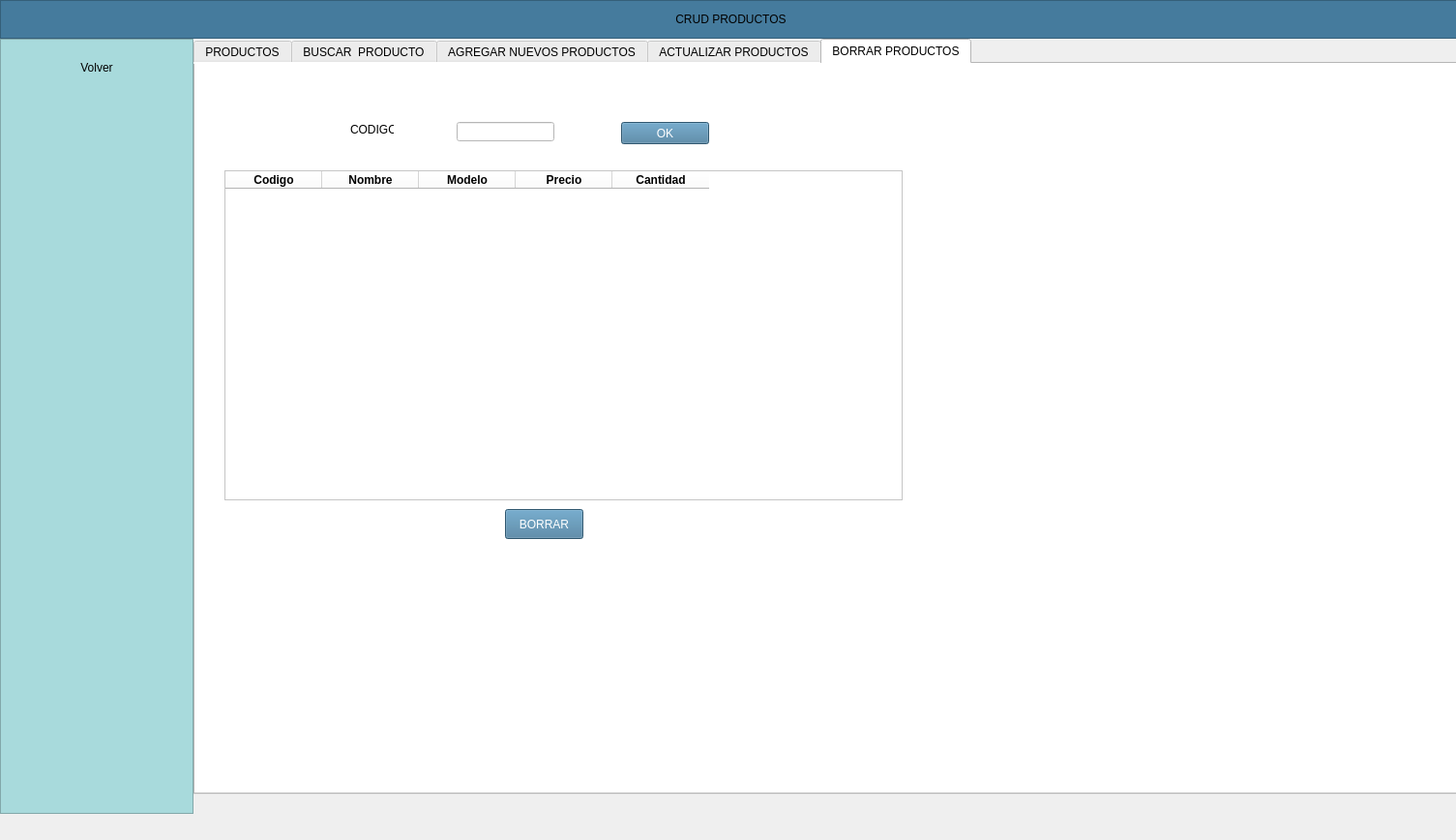
<?xml version="1.0" encoding="UTF-8"?>
<ui version="4.0">
 <class>MainWindow</class>
 <widget class="QMainWindow" name="MainWindow">
  <property name="geometry">
   <rect>
    <x>0</x>
    <y>0</y>
    <width>1505</width>
    <height>868</height>
   </rect>
  </property>
  <property name="windowTitle">
   <string>MainWindow</string>
  </property>
  <widget class="QWidget" name="centralwidget">
   <widget class="QFrame" name="Frame_Superior">
    <property name="geometry">
     <rect>
      <x>0</x>
      <y>0</y>
      <width>1511</width>
      <height>40</height>
     </rect>
    </property>
    <property name="minimumSize">
     <size>
      <width>0</width>
      <height>40</height>
     </size>
    </property>
    <property name="maximumSize">
     <size>
      <width>16777215</width>
      <height>40</height>
     </size>
    </property>
    <property name="styleSheet">
     <string notr="true">background-color: rgb(69, 123, 157);</string>
    </property>
    <property name="frameShape">
     <enum>QFrame::StyledPanel</enum>
    </property>
    <property name="frameShadow">
     <enum>QFrame::Raised</enum>
    </property>
    <layout class="QHBoxLayout" name="horizontalLayout_2">
     <property name="spacing">
      <number>2</number>
     </property>
     <property name="leftMargin">
      <number>0</number>
     </property>
     <property name="topMargin">
      <number>0</number>
     </property>
     <property name="rightMargin">
      <number>0</number>
     </property>
     <property name="bottomMargin">
      <number>0</number>
     </property>
     <item>
      <widget class="QPushButton" name="btn_menu">
       <property name="minimumSize">
        <size>
         <width>0</width>
         <height>0</height>
        </size>
       </property>
       <property name="maximumSize">
        <size>
         <width>16777215</width>
         <height>16777215</height>
        </size>
       </property>
       <property name="layoutDirection">
        <enum>Qt::LeftToRight</enum>
       </property>
       <property name="styleSheet">
        <string notr="true">QPushButton{
background-color:#457b9d;
font:87 12pt&quot;Arial Black&quot;;
border-radius:0px;
}

QPushButton:hover{
background-color: #a8dadc;
font:87 12pt&quot;Arial Back&quot;;
border-radius:0px;
}</string>
       </property>
       <property name="text">
        <string>CRUD PRODUCTOS</string>
       </property>
       <property name="icon">
        <iconset>
         <normaloff>../../../Imagenes/bars-solid.svg</normaloff>../../../Imagenes/bars-solid.svg</iconset>
       </property>
      </widget>
     </item>
    </layout>
   </widget>
   <widget class="QFrame" name="Frame_Inferior_Izq">
    <property name="geometry">
     <rect>
      <x>0</x>
      <y>40</y>
      <width>200</width>
      <height>801</height>
     </rect>
    </property>
    <property name="minimumSize">
     <size>
      <width>200</width>
      <height>0</height>
     </size>
    </property>
    <property name="maximumSize">
     <size>
      <width>200</width>
      <height>16777215</height>
     </size>
    </property>
    <property name="styleSheet">
     <string notr="true">QFrame{
background-color:#a8dadc;}

QPushButton{
background-color:#a8dadc;
border-top-left-radius: 20px;
border-bottom-left-radius: 20px;
font: 75 12pt &quot;Arial Narrow&quot;;
}
QPushButton:hover{
background-color:#a8dadc;
border-top-left-radius:20px;
border-bottom-left-radius:20px;
font: 75 12pt&quot;Arial Narrow&quot;;
}</string>
    </property>
    <property name="frameShape">
     <enum>QFrame::StyledPanel</enum>
    </property>
    <property name="frameShadow">
     <enum>QFrame::Raised</enum>
    </property>
    <layout class="QVBoxLayout" name="verticalLayout_3">
     <item>
      <widget class="QPushButton" name="pushButton_6">
       <property name="minimumSize">
        <size>
         <width>0</width>
         <height>40</height>
        </size>
       </property>
       <property name="maximumSize">
        <size>
         <width>16777215</width>
         <height>40</height>
        </size>
       </property>
       <property name="styleSheet">
        <string notr="true">QFrame{
background-color:#a8dadc;}

QPushButton{
background-color:#a8dadc;
border-top-left-radius: 20px;
border-bottom-left-radius: 20px;
font: 75 12pt &quot;Arial Narrow&quot;;
}
QPushButton:hover{
background-color:#f1faee;
border-top-left-radius:20px;
border-bottom-left-radius:20px;
font: 75 12pt&quot;Arial Narrow&quot;;
}
</string>
       </property>
       <property name="text">
        <string>Volver</string>
       </property>
       <property name="icon">
        <iconset>
         <normaloff>../../../Imagenes/pencil-ruler-solid.svg</normaloff>../../../Imagenes/pencil-ruler-solid.svg</iconset>
       </property>
      </widget>
     </item>
     <item>
      <spacer name="verticalSpacer">
       <property name="orientation">
        <enum>Qt::Vertical</enum>
       </property>
       <property name="sizeHint" stdset="0">
        <size>
         <width>20</width>
         <height>194</height>
        </size>
       </property>
      </spacer>
     </item>
    </layout>
   </widget>
   <widget class="QTabWidget" name="pantalla">
    <property name="geometry">
     <rect>
      <x>200</x>
      <y>40</y>
      <width>1331</width>
      <height>781</height>
     </rect>
    </property>
    <property name="minimumSize">
     <size>
      <width>681</width>
      <height>400</height>
     </size>
    </property>
    <property name="styleSheet">
     <string notr="true">background-color: rgb(255, 255, 255);
color: rgb(0, 0, 0);</string>
    </property>
    <property name="currentIndex">
     <number>4</number>
    </property>
    <widget class="QWidget" name="tab_5">
     <attribute name="title">
      <string>PRODUCTOS</string>
     </attribute>
     <widget class="QPushButton" name="bt_refrescar">
      <property name="geometry">
       <rect>
        <x>270</x>
        <y>470</y>
        <width>111</width>
        <height>31</height>
       </rect>
      </property>
      <property name="styleSheet">
       <string notr="true">background-color: rgb(69, 123, 157);
color: rgb(255, 255, 255);
font: 75 10pt &quot;MS Shell Dlg 2&quot;;</string>
      </property>
      <property name="text">
       <string>REFRESCAR</string>
      </property>
     </widget>
     <widget class="QTableWidget" name="tabla_productos">
      <property name="geometry">
       <rect>
        <x>30</x>
        <y>60</y>
        <width>631</width>
        <height>381</height>
       </rect>
      </property>
      <property name="rowCount">
       <number>0</number>
      </property>
      <property name="columnCount">
       <number>5</number>
      </property>
      <column>
       <property name="text">
        <string>Codigo</string>
       </property>
       <property name="font">
        <font>
         <weight>75</weight>
         <bold>true</bold>
        </font>
       </property>
       <property name="textAlignment">
        <set>AlignCenter</set>
       </property>
       <property name="background">
        <color>
         <red>255</red>
         <green>0</green>
         <blue>191</blue>
        </color>
       </property>
      </column>
      <column>
       <property name="text">
        <string>Nombre</string>
       </property>
       <property name="font">
        <font>
         <weight>75</weight>
         <bold>true</bold>
        </font>
       </property>
       <property name="textAlignment">
        <set>AlignCenter</set>
       </property>
       <property name="background">
        <color>
         <red>85</red>
         <green>255</green>
         <blue>127</blue>
        </color>
       </property>
      </column>
      <column>
       <property name="text">
        <string>Modelo</string>
       </property>
       <property name="font">
        <font>
         <weight>75</weight>
         <bold>true</bold>
        </font>
       </property>
       <property name="textAlignment">
        <set>AlignCenter</set>
       </property>
       <property name="background">
        <color>
         <red>255</red>
         <green>248</green>
         <blue>53</blue>
        </color>
       </property>
      </column>
      <column>
       <property name="text">
        <string>Precio</string>
       </property>
       <property name="font">
        <font>
         <weight>75</weight>
         <bold>true</bold>
        </font>
       </property>
       <property name="textAlignment">
        <set>AlignCenter</set>
       </property>
       <property name="background">
        <color>
         <red>0</red>
         <green>170</green>
         <blue>127</blue>
        </color>
       </property>
      </column>
      <column>
       <property name="text">
        <string>Cantidad</string>
       </property>
       <property name="font">
        <font>
         <weight>75</weight>
         <bold>true</bold>
        </font>
       </property>
       <property name="textAlignment">
        <set>AlignCenter</set>
       </property>
       <property name="background">
        <color>
         <red>255</red>
         <green>170</green>
         <blue>0</blue>
        </color>
       </property>
      </column>
     </widget>
    </widget>
    <widget class="QWidget" name="tab">
     <attribute name="title">
      <string>BUSCAR  PRODUCTO</string>
     </attribute>
     <widget class="QPushButton" name="bt_buscar">
      <property name="geometry">
       <rect>
        <x>330</x>
        <y>540</y>
        <width>101</width>
        <height>31</height>
       </rect>
      </property>
      <property name="styleSheet">
       <string notr="true">background-color: rgb(69, 123, 157);
color: rgb(255, 255, 255);
font: 75 10pt &quot;MS Shell Dlg 2&quot;;</string>
      </property>
      <property name="text">
       <string>BUSCAR</string>
      </property>
     </widget>
     <widget class="QLineEdit" name="codigoB">
      <property name="geometry">
       <rect>
        <x>380</x>
        <y>40</y>
        <width>141</width>
        <height>31</height>
       </rect>
      </property>
      <property name="text">
       <string/>
      </property>
     </widget>
     <widget class="QLabel" name="label_2">
      <property name="geometry">
       <rect>
        <x>200</x>
        <y>40</y>
        <width>111</width>
        <height>31</height>
       </rect>
      </property>
      <property name="text">
       <string>CODIGO:</string>
      </property>
     </widget>
     <widget class="QTableWidget" name="tabla_buscar">
      <property name="geometry">
       <rect>
        <x>30</x>
        <y>90</y>
        <width>651</width>
        <height>421</height>
       </rect>
      </property>
      <property name="rowCount">
       <number>0</number>
      </property>
      <property name="columnCount">
       <number>5</number>
      </property>
      <column>
       <property name="text">
        <string>Codigo</string>
       </property>
       <property name="font">
        <font>
         <weight>75</weight>
         <bold>true</bold>
        </font>
       </property>
       <property name="textAlignment">
        <set>AlignCenter</set>
       </property>
       <property name="background">
        <color>
         <red>255</red>
         <green>0</green>
         <blue>191</blue>
        </color>
       </property>
      </column>
      <column>
       <property name="text">
        <string>Nombre</string>
       </property>
       <property name="font">
        <font>
         <weight>75</weight>
         <bold>true</bold>
        </font>
       </property>
       <property name="textAlignment">
        <set>AlignCenter</set>
       </property>
       <property name="background">
        <color>
         <red>85</red>
         <green>255</green>
         <blue>127</blue>
        </color>
       </property>
      </column>
      <column>
       <property name="text">
        <string>Modelo</string>
       </property>
       <property name="font">
        <font>
         <weight>75</weight>
         <bold>true</bold>
        </font>
       </property>
       <property name="textAlignment">
        <set>AlignCenter</set>
       </property>
       <property name="background">
        <color>
         <red>255</red>
         <green>248</green>
         <blue>53</blue>
        </color>
       </property>
      </column>
      <column>
       <property name="text">
        <string>Precio</string>
       </property>
       <property name="font">
        <font>
         <weight>75</weight>
         <bold>true</bold>
        </font>
       </property>
       <property name="textAlignment">
        <set>AlignCenter</set>
       </property>
       <property name="background">
        <color>
         <red>0</red>
         <green>170</green>
         <blue>127</blue>
        </color>
       </property>
      </column>
      <column>
       <property name="text">
        <string>Cantidad</string>
       </property>
       <property name="font">
        <font>
         <weight>75</weight>
         <bold>true</bold>
        </font>
       </property>
       <property name="textAlignment">
        <set>AlignCenter</set>
       </property>
       <property name="background">
        <color>
         <red>255</red>
         <green>170</green>
         <blue>0</blue>
        </color>
       </property>
      </column>
     </widget>
    </widget>
    <widget class="QWidget" name="tab_2">
     <attribute name="title">
      <string>AGREGAR NUEVOS PRODUCTOS</string>
     </attribute>
     <widget class="QPushButton" name="bt_agregar">
      <property name="geometry">
       <rect>
        <x>400</x>
        <y>490</y>
        <width>91</width>
        <height>31</height>
       </rect>
      </property>
      <property name="styleSheet">
       <string notr="true">background-color: rgb(69, 123, 157);
color: rgb(255, 255, 255);
font: 75 10pt &quot;MS Shell Dlg 2&quot;;</string>
      </property>
      <property name="text">
       <string>AGREGAR</string>
      </property>
     </widget>
     <widget class="QWidget" name="layoutWidget">
      <property name="geometry">
       <rect>
        <x>170</x>
        <y>70</y>
        <width>541</width>
        <height>381</height>
       </rect>
      </property>
      <layout class="QHBoxLayout" name="horizontalLayout">
       <item>
        <layout class="QVBoxLayout" name="verticalLayout_2">
         <item>
          <widget class="QLabel" name="label_3">
           <property name="text">
            <string>CODIGO:</string>
           </property>
          </widget>
         </item>
         <item>
          <widget class="QLabel" name="label_4">
           <property name="text">
            <string>NOMBRE:</string>
           </property>
          </widget>
         </item>
         <item>
          <widget class="QLabel" name="label_5">
           <property name="text">
            <string>MODELO:</string>
           </property>
          </widget>
         </item>
         <item>
          <widget class="QLabel" name="label_6">
           <property name="text">
            <string>PRECIO: </string>
           </property>
          </widget>
         </item>
         <item>
          <widget class="QLabel" name="label_7">
           <property name="text">
            <string>CANTIDAD: </string>
           </property>
          </widget>
         </item>
        </layout>
       </item>
       <item>
        <layout class="QVBoxLayout" name="verticalLayout">
         <item>
          <widget class="QLineEdit" name="codigoA"/>
         </item>
         <item>
          <widget class="QLineEdit" name="nombreA"/>
         </item>
         <item>
          <widget class="QLineEdit" name="modeloA"/>
         </item>
         <item>
          <widget class="QLineEdit" name="precioA"/>
         </item>
         <item>
          <widget class="QLineEdit" name="cantidadA"/>
         </item>
        </layout>
       </item>
      </layout>
     </widget>
    </widget>
    <widget class="QWidget" name="tab_3">
     <attribute name="title">
      <string>ACTUALIZAR PRODUCTOS</string>
     </attribute>
     <widget class="QPushButton" name="bt_actualizar">
      <property name="geometry">
       <rect>
        <x>380</x>
        <y>520</y>
        <width>121</width>
        <height>31</height>
       </rect>
      </property>
      <property name="styleSheet">
       <string notr="true">background-color: rgb(69, 123, 157);
color: rgb(255, 255, 255);
font: 75 10pt &quot;MS Shell Dlg 2&quot;;</string>
      </property>
      <property name="text">
       <string>ACTUALIZAR</string>
      </property>
     </widget>
     <widget class="QWidget" name="layoutWidget_2">
      <property name="geometry">
       <rect>
        <x>140</x>
        <y>160</y>
        <width>601</width>
        <height>321</height>
       </rect>
      </property>
      <layout class="QHBoxLayout" name="horizontalLayout_3">
       <item>
        <layout class="QVBoxLayout" name="verticalLayout_4">
         <item>
          <widget class="QLabel" name="label_8">
           <property name="text">
            <string>CODIGO:</string>
           </property>
          </widget>
         </item>
         <item>
          <widget class="QLabel" name="label_9">
           <property name="text">
            <string>NOMBRE:</string>
           </property>
          </widget>
         </item>
         <item>
          <widget class="QLabel" name="label_10">
           <property name="text">
            <string>MODELO:</string>
           </property>
          </widget>
         </item>
         <item>
          <widget class="QLabel" name="label_11">
           <property name="text">
            <string>PRECIO: </string>
           </property>
          </widget>
         </item>
         <item>
          <widget class="QLabel" name="label_12">
           <property name="text">
            <string>CANTIDAD: </string>
           </property>
          </widget>
         </item>
        </layout>
       </item>
       <item>
        <layout class="QVBoxLayout" name="verticalLayout_5">
         <item>
          <widget class="QLineEdit" name="codigo_actualizar"/>
         </item>
         <item>
          <widget class="QLineEdit" name="nombre_actualizar"/>
         </item>
         <item>
          <widget class="QLineEdit" name="modelo_actualizar"/>
         </item>
         <item>
          <widget class="QLineEdit" name="precio_actualizar"/>
         </item>
         <item>
          <widget class="QLineEdit" name="cantidad_actualizar"/>
         </item>
        </layout>
       </item>
      </layout>
     </widget>
     <widget class="QLineEdit" name="id_producto">
      <property name="geometry">
       <rect>
        <x>350</x>
        <y>60</y>
        <width>180</width>
        <height>20</height>
       </rect>
      </property>
     </widget>
     <widget class="QLabel" name="label_13">
      <property name="geometry">
       <rect>
        <x>140</x>
        <y>50</y>
        <width>191</width>
        <height>39</height>
       </rect>
      </property>
      <property name="text">
       <string>INGRESE EL ID DEL PRODUCTO</string>
      </property>
     </widget>
     <widget class="QPushButton" name="id_buscar">
      <property name="geometry">
       <rect>
        <x>590</x>
        <y>60</y>
        <width>75</width>
        <height>23</height>
       </rect>
      </property>
      <property name="styleSheet">
       <string notr="true">background-color: rgb(255, 255, 255);</string>
      </property>
      <property name="text">
       <string>BUSCAR</string>
      </property>
     </widget>
    </widget>
    <widget class="QWidget" name="tab_4">
     <attribute name="title">
      <string>BORRAR PRODUCTOS</string>
     </attribute>
     <widget class="QLineEdit" name="codigo_borrar">
      <property name="geometry">
       <rect>
        <x>270</x>
        <y>60</y>
        <width>101</width>
        <height>20</height>
       </rect>
      </property>
      <property name="text">
       <string/>
      </property>
     </widget>
     <widget class="QLabel" name="label_14">
      <property name="geometry">
       <rect>
        <x>160</x>
        <y>60</y>
        <width>45</width>
        <height>16</height>
       </rect>
      </property>
      <property name="text">
       <string>CODIGO:</string>
      </property>
     </widget>
     <widget class="QPushButton" name="borrar_ok">
      <property name="geometry">
       <rect>
        <x>440</x>
        <y>60</y>
        <width>91</width>
        <height>23</height>
       </rect>
      </property>
      <property name="styleSheet">
       <string notr="true">background-color: rgb(69, 123, 157);
color: rgb(255, 255, 255);</string>
      </property>
      <property name="text">
       <string>OK</string>
      </property>
     </widget>
     <widget class="QPushButton" name="bt_borrar">
      <property name="geometry">
       <rect>
        <x>320</x>
        <y>460</y>
        <width>81</width>
        <height>31</height>
       </rect>
      </property>
      <property name="styleSheet">
       <string notr="true">background-color: rgb(69, 123, 157);
color: rgb(255, 255, 255);
font: 75 10pt &quot;MS Shell Dlg 2&quot;;</string>
      </property>
      <property name="text">
       <string>BORRAR</string>
      </property>
     </widget>
     <widget class="QTableWidget" name="tabla_borrar">
      <property name="geometry">
       <rect>
        <x>30</x>
        <y>110</y>
        <width>701</width>
        <height>341</height>
       </rect>
      </property>
      <property name="rowCount">
       <number>0</number>
      </property>
      <property name="columnCount">
       <number>5</number>
      </property>
      <column>
       <property name="text">
        <string>Codigo</string>
       </property>
       <property name="font">
        <font>
         <weight>75</weight>
         <bold>true</bold>
        </font>
       </property>
       <property name="textAlignment">
        <set>AlignCenter</set>
       </property>
       <property name="background">
        <color>
         <red>255</red>
         <green>0</green>
         <blue>191</blue>
        </color>
       </property>
      </column>
      <column>
       <property name="text">
        <string>Nombre</string>
       </property>
       <property name="font">
        <font>
         <weight>75</weight>
         <bold>true</bold>
        </font>
       </property>
       <property name="textAlignment">
        <set>AlignCenter</set>
       </property>
       <property name="background">
        <color>
         <red>85</red>
         <green>255</green>
         <blue>127</blue>
        </color>
       </property>
      </column>
      <column>
       <property name="text">
        <string>Modelo</string>
       </property>
       <property name="font">
        <font>
         <weight>75</weight>
         <bold>true</bold>
        </font>
       </property>
       <property name="textAlignment">
        <set>AlignCenter</set>
       </property>
       <property name="background">
        <color>
         <red>255</red>
         <green>248</green>
         <blue>53</blue>
        </color>
       </property>
      </column>
      <column>
       <property name="text">
        <string>Precio</string>
       </property>
       <property name="font">
        <font>
         <weight>75</weight>
         <bold>true</bold>
        </font>
       </property>
       <property name="textAlignment">
        <set>AlignCenter</set>
       </property>
       <property name="background">
        <color>
         <red>0</red>
         <green>170</green>
         <blue>127</blue>
        </color>
       </property>
      </column>
      <column>
       <property name="text">
        <string>Cantidad</string>
       </property>
       <property name="font">
        <font>
         <weight>75</weight>
         <bold>true</bold>
        </font>
       </property>
       <property name="textAlignment">
        <set>AlignCenter</set>
       </property>
       <property name="background">
        <color>
         <red>255</red>
         <green>170</green>
         <blue>0</blue>
        </color>
       </property>
      </column>
     </widget>
    </widget>
   </widget>
  </widget>
  <widget class="QMenuBar" name="menubar">
   <property name="geometry">
    <rect>
     <x>0</x>
     <y>0</y>
     <width>1505</width>
     <height>26</height>
    </rect>
   </property>
  </widget>
 </widget>
 <resources/>
 <connections/>
</ui>
